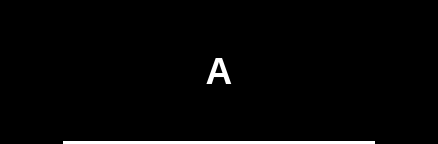
<?xml version="1.0" encoding="UTF-8"?>
<ui version="4.0">
 <class>Form</class>
 <widget class="QWidget" name="Form">
  <property name="geometry">
   <rect>
    <x>0</x>
    <y>0</y>
    <width>438</width>
    <height>144</height>
   </rect>
  </property>
  <property name="sizePolicy">
   <sizepolicy hsizetype="Preferred" vsizetype="Preferred">
    <horstretch>1</horstretch>
    <verstretch>0</verstretch>
   </sizepolicy>
  </property>
  <property name="windowTitle">
   <string>Form</string>
  </property>
  <property name="styleSheet">
   <string notr="true">background-color: trasparent;</string>
  </property>
  <layout class="QHBoxLayout" name="horizontalLayout">
   <property name="spacing">
    <number>0</number>
   </property>
   <property name="leftMargin">
    <number>0</number>
   </property>
   <property name="topMargin">
    <number>0</number>
   </property>
   <property name="rightMargin">
    <number>0</number>
   </property>
   <property name="bottomMargin">
    <number>0</number>
   </property>
   <item>
    <widget class="QFrame" name="frame">
     <property name="sizePolicy">
      <sizepolicy hsizetype="Preferred" vsizetype="Preferred">
       <horstretch>1</horstretch>
       <verstretch>0</verstretch>
      </sizepolicy>
     </property>
     <property name="styleSheet">
      <string notr="true">background-color: transparent;;</string>
     </property>
     <property name="frameShape">
      <enum>QFrame::StyledPanel</enum>
     </property>
     <property name="frameShadow">
      <enum>QFrame::Raised</enum>
     </property>
    </widget>
   </item>
   <item>
    <widget class="QLabel" name="label">
     <property name="enabled">
      <bool>true</bool>
     </property>
     <property name="sizePolicy">
      <sizepolicy hsizetype="Preferred" vsizetype="Preferred">
       <horstretch>5</horstretch>
       <verstretch>0</verstretch>
      </sizepolicy>
     </property>
     <property name="font">
      <font>
       <pointsize>28</pointsize>
       <bold>true</bold>
       <underline>false</underline>
       <strikeout>false</strikeout>
      </font>
     </property>
     <property name="styleSheet">
      <string notr="true">QLabel {
	background-color: transparent;;
	text-decoration: none;
	color: white;
	border-radius: 0px;
	border-right: 0px solid black;
	border-left: 0px solid black;
	border-top: 0px solid black;
	border-bottom: 3px solid black;
	border-color: white;
}

QLabel:disabled {
	background-color: transparent;;
	text-decoration: none;
	color: rgb(29, 27, 24);
	border-radius: 0px;
	border-right: 0px solid black;
	border-left: 0px solid black;
	border-top: 0px solid black;
	border-bottom: 3px solid black;
	border-color: white;
}



</string>
     </property>
     <property name="text">
      <string>A</string>
     </property>
     <property name="alignment">
      <set>Qt::AlignCenter</set>
     </property>
    </widget>
   </item>
   <item>
    <widget class="QFrame" name="frame_2">
     <property name="sizePolicy">
      <sizepolicy hsizetype="Preferred" vsizetype="Preferred">
       <horstretch>1</horstretch>
       <verstretch>0</verstretch>
      </sizepolicy>
     </property>
     <property name="styleSheet">
      <string notr="true">background-color: transparent;;</string>
     </property>
     <property name="frameShape">
      <enum>QFrame::StyledPanel</enum>
     </property>
     <property name="frameShadow">
      <enum>QFrame::Raised</enum>
     </property>
    </widget>
   </item>
  </layout>
 </widget>
 <resources/>
 <connections/>
</ui>
